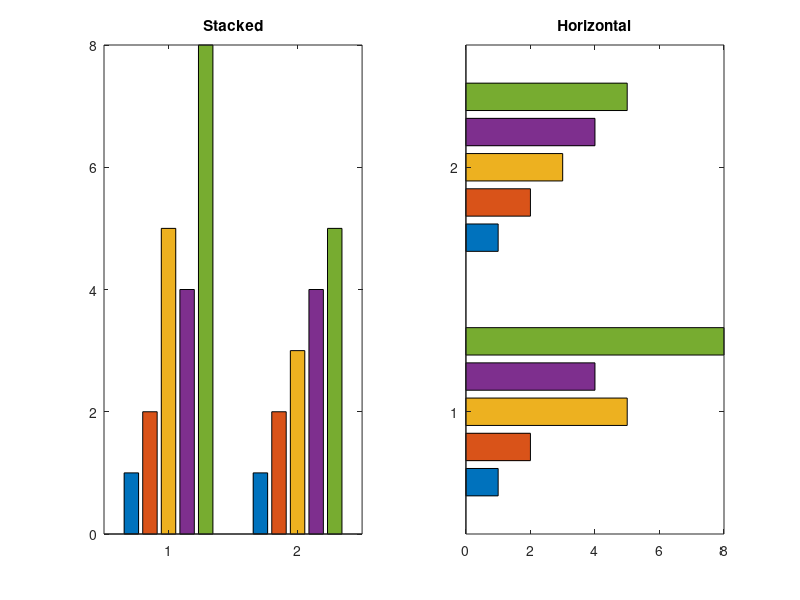

This chart was generated by the following MATLAB code:
x=[1 2 5 4 8];
y=[x;1:5];
% subplot(1,3,1);
% bar(x);
% title('A bargraph of vector x');

% subplot(1,3,2);
% bar(y);
% title('A bargraph of vector y');
% 
% subplot(1,3,3);
% bar3(y);
% title('A sD bargraph');

subplot(1,2,1);
% bar(y,'stacked');
bar(y);
title('Stacked');

subplot(1,2,2);
barh(y);
title('Horizontal');